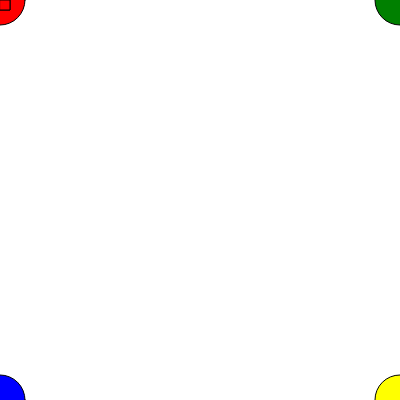
Frame 1 (no input)
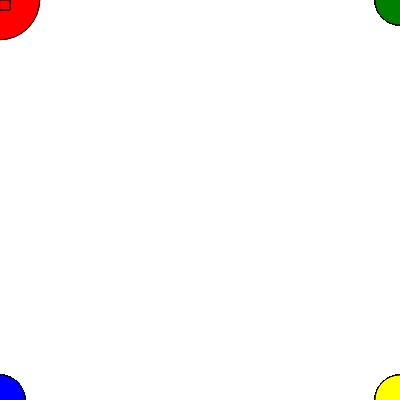
Frame 60 (no input)
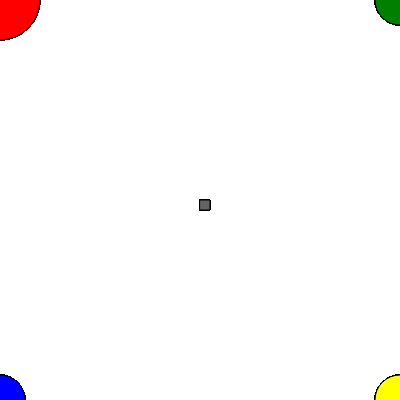
Frame 120 (the mouse pressed at the canvas centre since frame 60)

The p5.js sketch that drew these frames (run headless with seeded random() and noise() and a simulated clock; from frame 60 on, the mouse is pressed at the canvas centre):

// p5.js sketch
// ── sketch.js
//setting values pixels will randomly switch between
let colors = ["black","white", "grey"]

//setting circle radii
let circle_1 = 50;
let circle_2 = 50;
let circle_3 = 50;
let circle_4 = 50;

function setup() {
  //creating a canvas
  createCanvas(400, 400);

  //white bg
 background ("white");
}



  function draw() {
    //red circle
    fill ("red");
    circle(0,0,circle_1);

    //green circle
    fill ("green");
    circle(400,0,circle_2);

    //blue circle
    fill("blue");
    circle(0,400,circle_3);

    //yellow circle
    fill("yellow");
    circle(400,400,circle_4);
    
    //pixel trail
    fill (random(500));
    square(mouseX, mouseY, 10);


//when cursor is near a circle, pixels change to that color:
if (mouseX <= circle_1 && mouseY <= circle_1) {
    fill ("red")
      square(mouseX, mouseY, 10); //red
  console.log("you want more red.")
  circle_1 += 0.5;
  
} else if (mouseX >= 400-circle_2 && mouseY <= circle_2) {
  fill("green")
  square(mouseX, mouseY, 10); // green
    console.log("you want more green.")
    circle_2 += 0.5;
  
} else if (mouseX <= circle_3 && mouseY >= 400-circle_3) {
  fill("blue")
  square(mouseX, mouseY, 10); // blue
    console.log("you want more blue.")
    circle_3 += 0.5;
  
} else if (mouseX >= 400-circle_4 && mouseY >= 400-circle_4) {
  fill("yellow")
  square(mouseX, mouseY, 10); // yellow
    console.log("you want more yellow.")
    circle_4 += 0.5;
}


    
}
  








  
